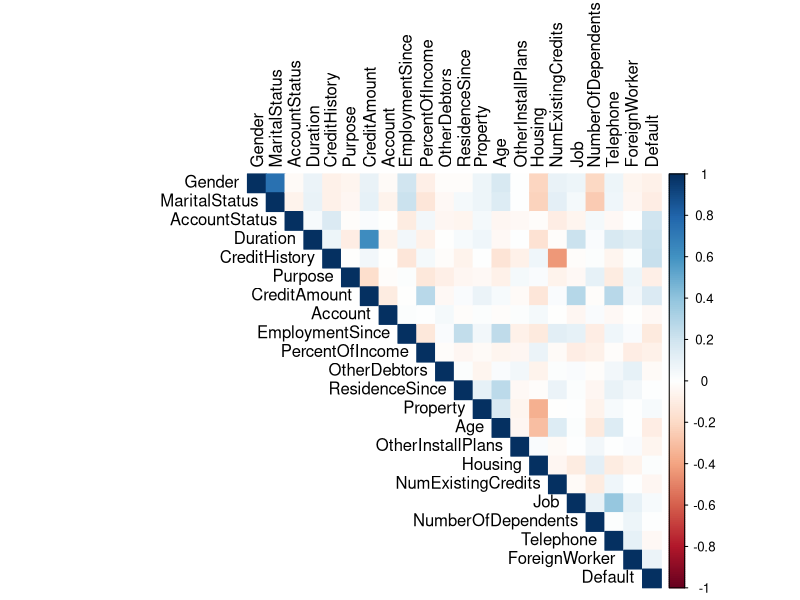
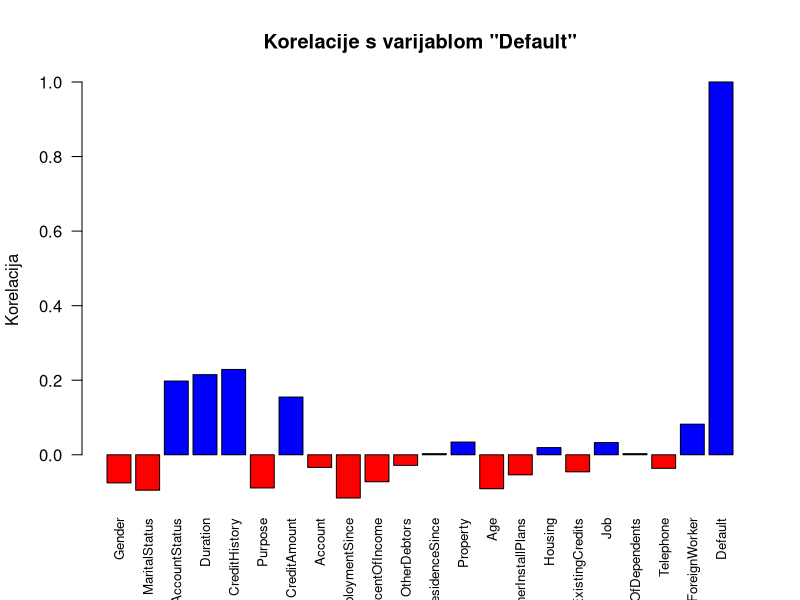
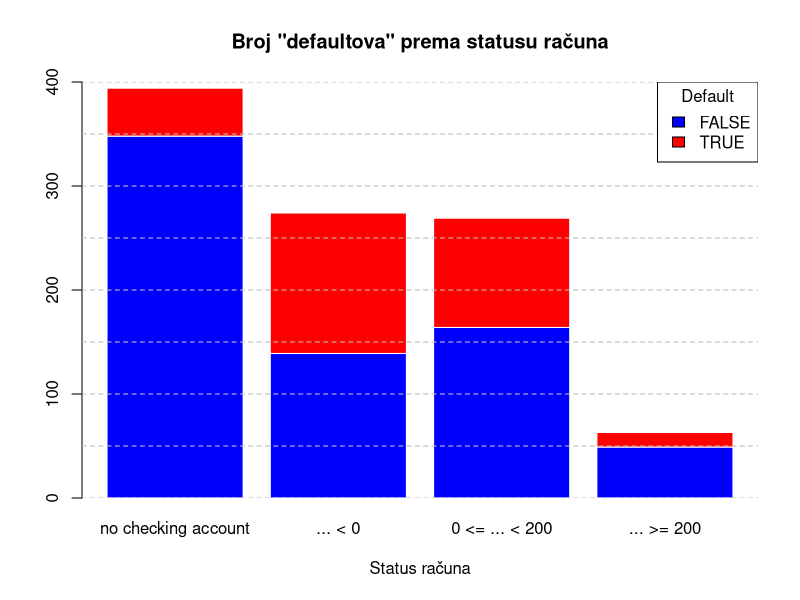
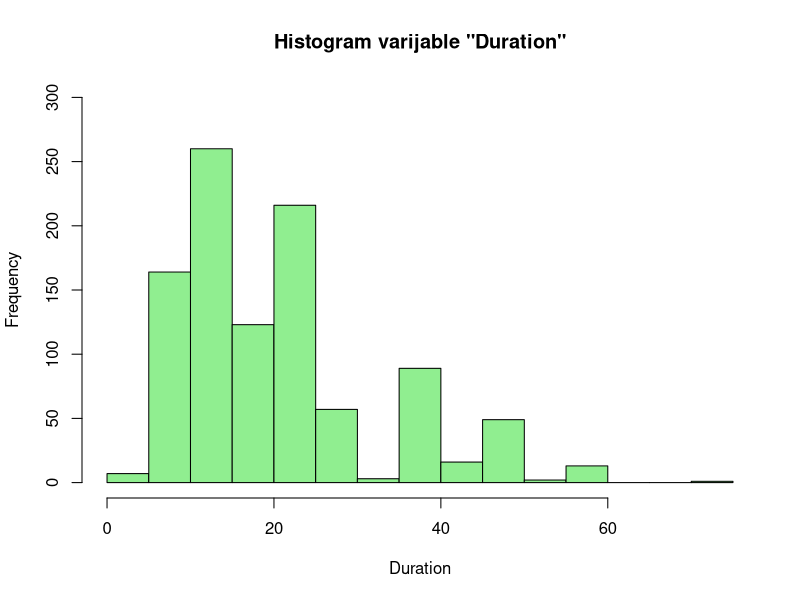
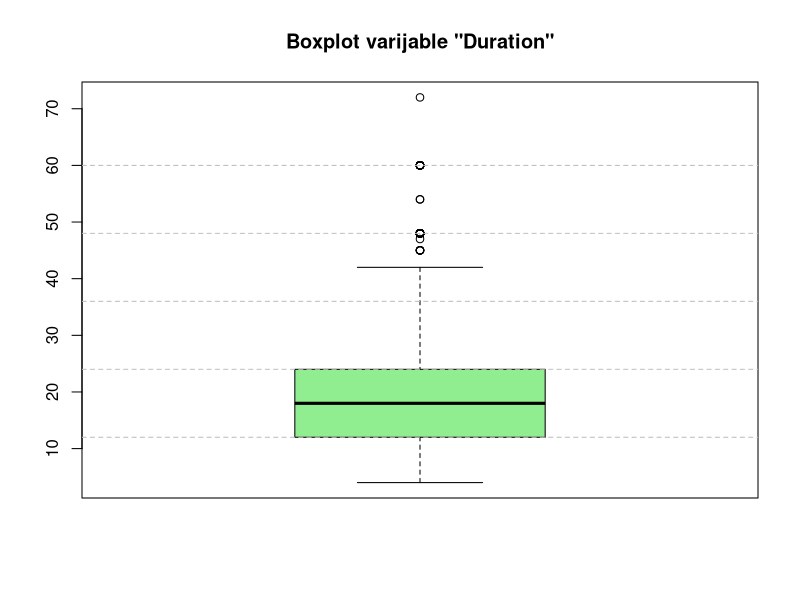
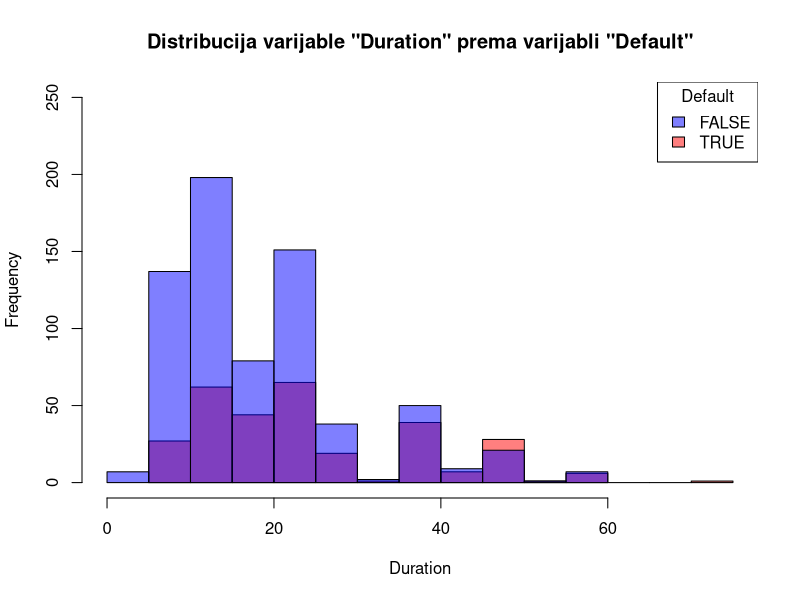
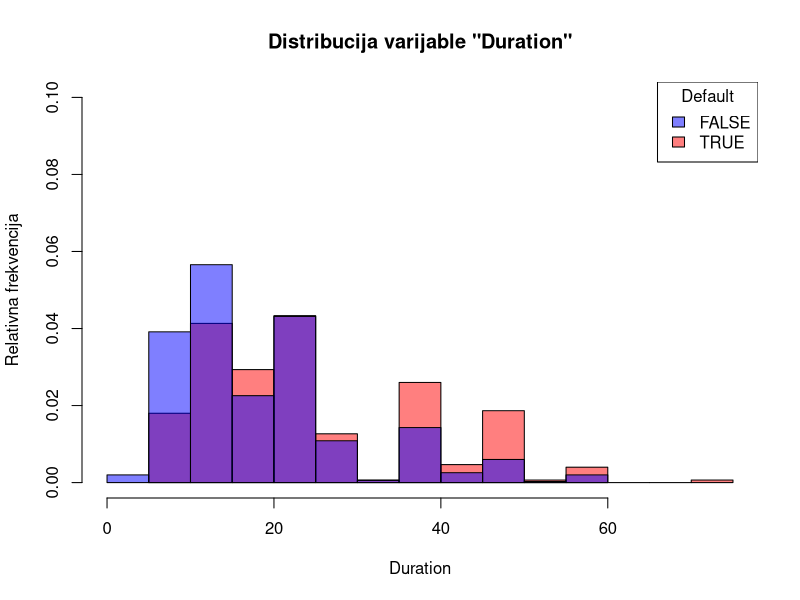
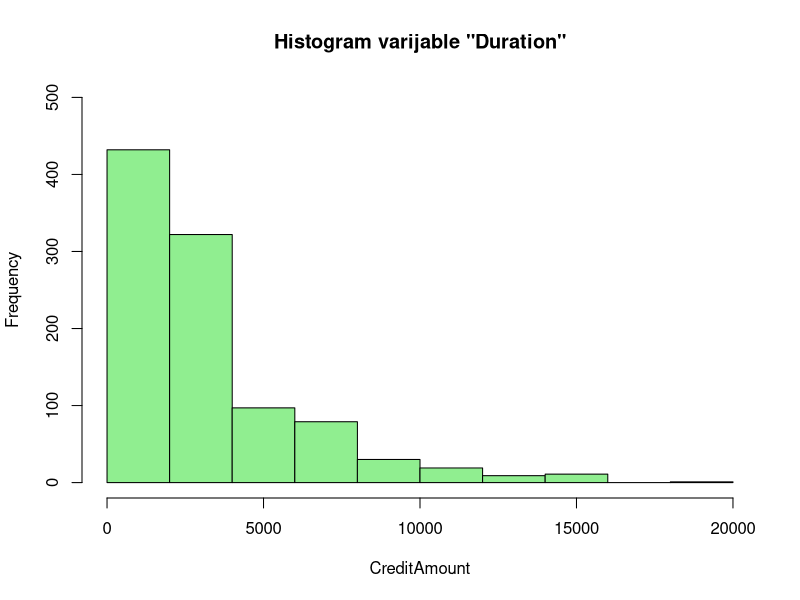

These figures' R source, in order:
## ---- chunk 1
library(tidyverse)
library(dplyr)
## ---- chunk 2
data = read.csv('procjena_kreditnog_rizika.csv')
## ---- chunk 3
data$Default <- as.logical(data$Default)

data$ResidenceSince <- ifelse(data$ResidenceSince == ".. >= 7 years",
                              "... >= 7 years",
                              data$ResidenceSince)

data$NumExistingCredits <- gsub("above", "... >=", data$NumExistingCredits)
data$NumExistingCredits <- gsub("or", "||", data$NumExistingCredits)

data$NumberOfDependents <- gsub("less than", "... <", data$NumberOfDependents)
data$NumberOfDependents <- gsub("3 or more", "... >= 3", data$NumberOfDependents)
## ---- chunk 4
summary(data)
## ---- chunk 5
head(data)
## ---- chunk 6

data$AccountStatus <- factor(
  data$AccountStatus,
  levels = c("no checking account", "... < 0", "0 <= ... < 200", "... >= 200")
)

data$CreditHistory <- factor(
  data$CreditHistory,
  levels = c(
    "critical account/ other credits existing (not at this bank)",
    "delay in paying off in the past",
    "existing credits paid back duly till now",
    "all credits at this bank paid back duly",
    "no credits taken/ all credits paid back duly"
  )
)

data$Purpose <- factor(data$Purpose)

data$Account <- factor(
  data$Account,
  levels = c("unknown/ no savings account", "... < 100", "100 <= ... < 500", "500 <= ... < 1000", "... >= 1000")
)

data$EmploymentSince <- factor(
  data$EmploymentSince,
  levels = c("unemployed", "... < 1 year", "1 <= ... < 4 years", "4 <= ... < 7 years", "... >= 7 years")
)

data$PercentOfIncome <- factor(
  data$PercentOfIncome,
  levels = c("... < 20%", "20% <= ... < 25%", "25% <= ... < 35%", "... >= 35%")
)

split_parts <- strsplit(as.character(data$PersonalStatus), " - ")
data$Gender <- sapply(split_parts, function(x) x[1])
data$MaritalStatus <- sapply(split_parts, function(x) x[2])
data <- data[, !(names(data) %in% c("PersonalStatus"))]
data <- data %>% select(Gender, MaritalStatus, everything())
data$Gender <- factor(data$Gender)
data$MaritalStatus <- factor(data$MaritalStatus)
data$OtherDebtors <- factor(data$OtherDebtors)

data$ResidenceSince <- factor(
  data$ResidenceSince,
  levels = c("... < 1 year", "1 <= ... < 4 years", "4 <= ... < 7 years", "... >= 7 years")
)

data$Property <- factor(data$Property)
data$OtherInstallPlans <- factor(data$OtherInstallPlans)
data$Housing <- factor(data$Housing)

data$NumExistingCredits <- factor(
  data$NumExistingCredits,
  levels = c("1", "2 || 3", "4 || 5", "... >= 6")
)

data$Job <- factor(
  data$Job,
  levels = c(
    "unemployed/ unskilled - non-resident",
    "unskilled - resident",
    "skilled employee / official",
    "management/ self-employed/highly qualified employee/ officer"
  )
)

data$NumberOfDependents <- factor(data$NumberOfDependents, levels = c("... < 3", "... >= 3"))
data$Telephone <- factor(data$Telephone)
data$ForeignWorker <- factor(data$ForeignWorker)
data$Default <- factor(data$Default)

attach(data)
head(data)

## ---- chunk 7
library(corrplot)
## ---- chunk 8

corr_matrix <- cor(data.frame(lapply(data, function(x) as.numeric(x))))
corrplot(corr_matrix, method = "color", type = "upper", tl.col = "black", tl.srt = 90)

cor_with_target <- corr_matrix["Default", ]
barplot(cor_with_target, names.arg = names(cor_with_target),
         las = 2, 
         cex.names = 0.8,
         col = ifelse(cor_with_target > 0, "blue", "red"),
         main = paste('Korelacije s varijablom "Default"'),
         ylab = "Korelacija")

filt_cor_with_target <- cor_with_target[abs(cor_with_target) >= 0.1 & cor_with_target != 1]
print(names(filt_cor_with_target))

## ---- chunk 9

barplot(table(Default, AccountStatus), main = 'Broj "defaultova" prema statusu računa', 
        border = "white", col = c('blue', 'red'), xlab = "Status računa", ylim = c(0, 400))
abline(h = seq(0, 500, by = 50), col = "gray", lty = 2)
legend("topright", legend = levels(Default), fill = c('blue', 'red'), title = "Default")

## ---- chunk 10
hist(Duration, col = 'lightgreen', ylim = c(0, 300), main = 'Histogram varijable "Duration"')

boxplot(Duration, col = 'lightgreen', main = 'Boxplot varijable "Duration"')
abline(h = seq(0, 70, by = 12), col = "gray", lty = 2)

defaulted <- data[Default == 'TRUE', ]
not_defaulted <- data[Default == 'FALSE', ]

hist(defaulted$Duration, breaks = 10, xlim = c(0, 75), ylim = c(0, 250), col = rgb(1, 0, 0, 0.5),
     xlab = 'Duration', ylab = 'Frequency', main = 'Distribucija varijable "Duration" prema varijabli "Default"' )
hist(not_defaulted$Duration, breaks = 10, xlim = c(0, 75), ylim = c(0, 250), col = rgb(0, 0, 1, 0.5), add = TRUE)
legend("topright", legend = levels(Default), fill = c(rgb(0, 0, 1, 0.5), rgb(1, 0, 0, 0.5)), title = "Default")

hist(defaulted$Duration, breaks = 10, xlim = c(0, 75), ylim = c(0, 0.1), freq = FALSE, col = rgb(1, 0, 0, 0.5), xlab = 'Duration', 
     ylab = "Relativna frekvencija", main = 'Distribucija varijable "Duration"')
hist(not_defaulted$Duration, breaks = 10, freq = FALSE, xlim = c(0, 75), col = rgb(0, 0, 1, 0.5), add = TRUE)
legend("topright", legend = levels(Default), fill = c(rgb(0, 0, 1, 0.5), rgb(1, 0, 0, 0.5)), title = "Default")

## ---- chunk 11
hist(CreditAmount, col = 'lightgreen', ylim = c(0, 500), main = 'Histogram varijable "Duration"')

boxplot(CreditAmount, col = 'lightgreen', main = 'Boxplot varijable "Duration"')
abline(h = seq(0, 20000, by = 2000), col = "gray", lty = 2)

## ---- chunk 12
plot(CreditAmount, Duration,
     pch = 16, 
     cex = 1, 
     col = Default,
     xlab = 'CreditAmount', ylab = 'Duration',
     main = 'Odnos varijabli "CreditAmount" i "Duration"'
)
legend("topright", legend = c('nije "Default"', '"Default"'), col = Default, pch = 16)

MonthlyPayment = CreditAmount / Duration

plot(MonthlyPayment,
     pch = 16, 
     cex = 1, 
     col = Default,
     ylab = "Mjesečna rata",
)
legend("topright", legend = c('nije "Default"', '"Default"'), col = Default, pch = 16)

## ---- chunk 13
barplot(table(Default, as.numeric(CreditHistory)), main = 'Broj "defaultova" prema varijabli "CreditHistory"', 
        border = "white", col = c('blue', 'red'), xlab = "CreditHistory", ylab = "Frequency", ylim = c(0, 600))
abline(h = seq(0, 600, by = 50), col = "gray", lty = 2)
legend("topright", legend = levels(Default), fill = c('blue', 'red'), title = "Default")
## ---- chunk 14
barplot(table(Default, EmploymentSince), main = 'Broj "defaultova" prema godinama radnog staža', 
        border = "white", col = c('blue', 'red'), xlab = 'EmploymentSince', ylab = 'Frequency', ylim = c(0, 400))
abline(h = seq(0, 400, by = 50), col = "gray", lty = 2)
legend("topright", legend = levels(Default), fill = c('blue', 'red'), title = "Default")


## ---- chunk 15
male <- data[Gender == 'male', ]
female <- data[Gender == 'female', ]
## ---- chunk 16
print(as.numeric(1-table(male$Default)/count(male)))
## ---- chunk 17
print(as.numeric(1-table(female$Default)/count(female)))
## ---- chunk 18
boxplot(CreditAmount~PercentOfIncome, col = 'lightgreen', ylab = "CreditAmount", xlab = "PercentOfIncome")
abline(h = seq(0, 20000, by = 2000), col = "gray", lty = 2)
## ---- chunk 19
male_default_count = sum(male$Default==TRUE)
female_default_count = sum(female$Default==TRUE)
x = c(male_default_count, female_default_count)
n = c(count(male)$n, count(female)$n)

prop.test(x, n, alternative = "less")
## ---- chunk 20
for (item in unique(data$Property)) {
  hist(data$CreditAmount[data$Property==item], main = paste("", item), xlab = "CreditAmount")
}

## ---- chunk 21
require(nortest)

data$LogCreditAmount <- log(data$CreditAmount)

for (item in unique(data$Property)) {
  print(lillie.test(data$LogCreditAmount[data$Property == item]))
  hist(data$LogCreditAmount[data$Property == item], main = paste("", item), xlab = 'log(CreditAmount)')
}

## ---- chunk 22
bartlett_result <- bartlett.test(data$LogCreditAmount ~ data$Property)
print(bartlett_result)
## ---- chunk 23
a = aov(data$LogCreditAmount ~ data$Property)
summary(a)

boxplot(data$LogCreditAmount ~ data$Property, 
        main = "Boxplot logaritmiranog iznosa kredita prema vrsti imovine", 
        xlab = "Property", 
        ylab = "log(CreditAmount)", 
        cex.axis = 0.7, 
)
plot(a)
## ---- chunk 24
require(caret)

logreg.mdl = glm(Default ~ AccountStatus + Duration + CreditHistory + Purpose + CreditAmount + Account + EmploymentSince + PercentOfIncome + Gender + MaritalStatus + OtherDebtors + ResidenceSince + Property + Age + OtherInstallPlans + Housing + NumExistingCredits + Job + NumberOfDependents + Telephone + ForeignWorker, data = data, family = binomial())
summary(logreg.mdl)
odds_ratios <- exp(coef(logreg.mdl))
print(odds_ratios)

Rsq = 1 - logreg.mdl$deviance/logreg.mdl$null.deviance
Rsq

coef_table <- data.frame(
  Variable = names(coef(logreg.mdl)),
  Coefficient = coef(logreg.mdl),
  OddsRatio = exp(coef(logreg.mdl))
)

significant_vars <- coef_table[coef_table$`Pr(>|z|)` < 0.05, ]

print(significant_vars)

set.seed(123)  

formula <- Default ~ AccountStatus + Duration + CreditHistory + Purpose + CreditAmount + Account + EmploymentSince + PercentOfIncome + Gender + MaritalStatus + OtherDebtors + ResidenceSince + Property + Age + OtherInstallPlans + Housing + NumExistingCredits + Job + NumberOfDependents + Telephone + ForeignWorker

ctrl <- trainControl(method = "cv", number = 10)

cv_model <- train(formula, data = data, method = "glm", family = binomial(), trControl = ctrl)

print(cv_model)
